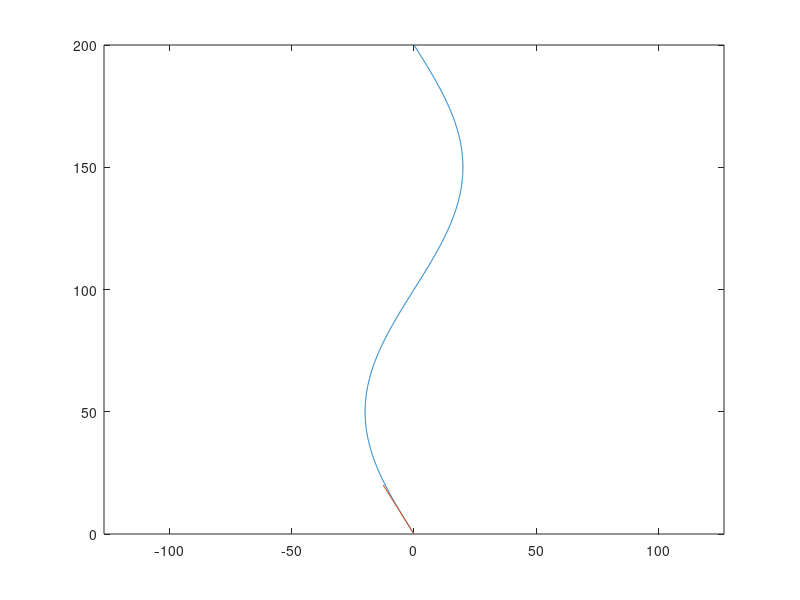

MATLAB code for this plot:
clear; clc;

% Define points
amp = 20;
period = 200;
y = linspace(0,200,1000);
x = -amp*sin((2*pi/period)*y);
C = [x(1),y(1)];

A = [x(2),y(2)];

beta = atan((A(2) - C(2))/(A(1) - C(1)));

%theta = atan(C(2)/C(1));
theta = 0;

alpha = (pi/2) - beta - theta


%plot([C(1) A(1)],[C(2) A(2)])
scale = 100;
plot(x,y)
hold on
plot(scale*x(1:2),scale*y(1:2))
hold off
axis equal